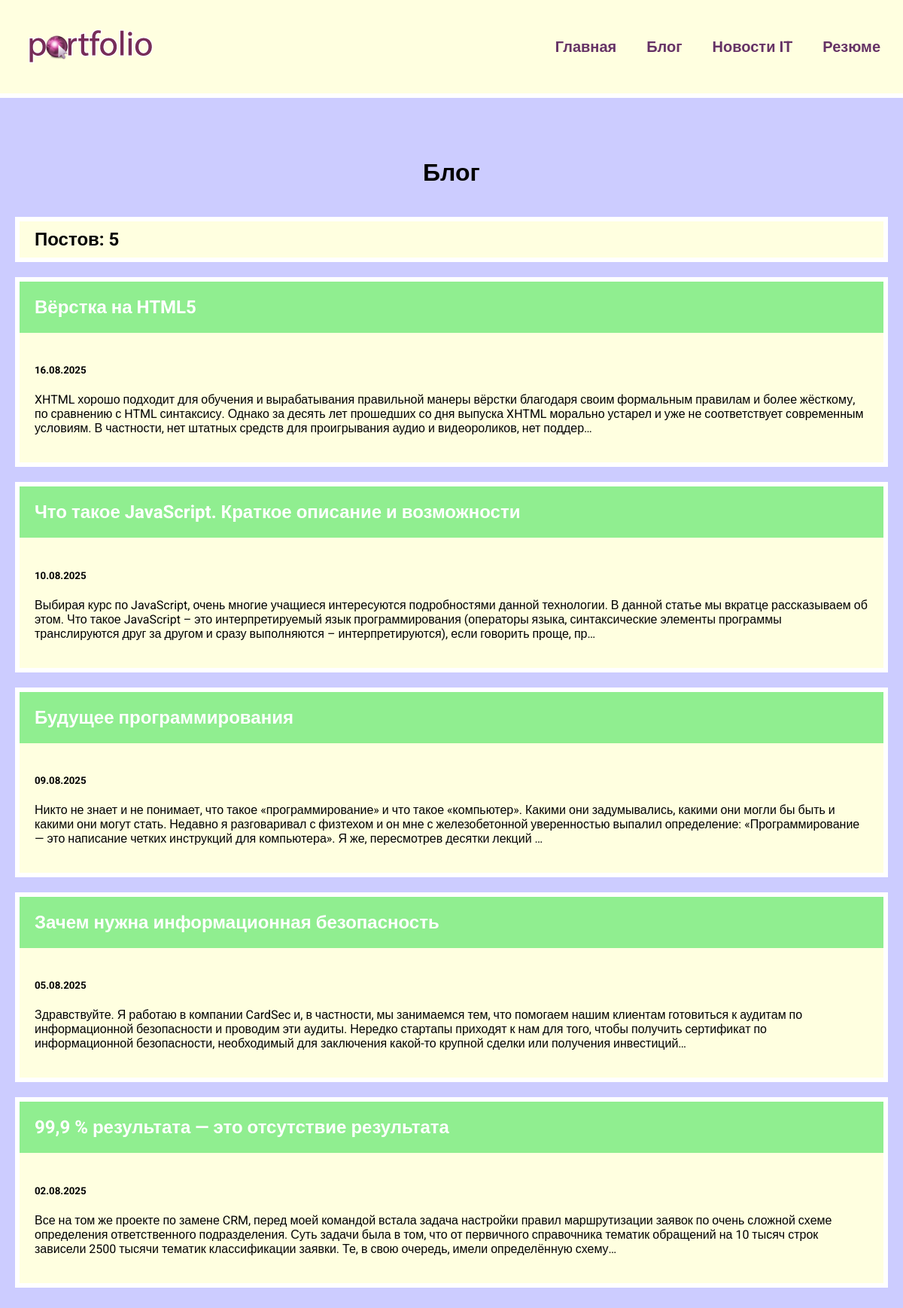
Screenshot of /blog/ with the database file from the repository.
### blog/models.py (models this page shows, shortened)
class Blog(models.Model):
    title = models.CharField(max_length=200)
    description = models.TextField()
    date = models.DateField()

### blog/views.py (the view)
# urls.py: path('', views.blogs, name="blogs"),
def blogs(request):
    blogs = Blog.objects.order_by('-date')
    return render(request, 'blog/blogs.html', {'blogs': blogs})

### blog/templates/blog/blogs.html
{% extends 'skills/base.html' %}
{% block content %}
<h1>Блог</h1>
<h2 class="count">Постов: {{ blogs.count }}</h2>
{% for blog in blogs %}
<div class="element">
    <h2 class="top"><a href="{% url 'detail' blog.id %}">{{ blog.title }}</a></h2>
    <div class="blog_text">
        <h5>{{ blog.date|date:'d.m.Y' }}</h5>
        <p>{{ blog.description|striptags|truncatechars:360 }}</p>
    </div>
</div>
{% endfor %}
{% endblock %}

### skills/static/css/style.css (style rules this page uses)
body { font-family: "Roboto", sans-serif; padding: 0; margin: 0; background: #CCCCFF; }
.element { flex-basis: 360px; }
.element, .count { background: lightyellow; border: 6px solid #FFF; margin: 20px 0; }
.content h1 { text-align: center; margin: 60px 0 40px; }
.top { background: #663366; margin: 0; }
.element h2 { background: lightgreen; margin: 0; }
.top a { color: #FFF; text-decoration: none; padding: 20px; display: block; }
.blog_text { padding: 20px; box-sizing: border-box; }
.count { padding: 10px 20px; box-sizing: border-box; }

### rows the page displays
Blog: title "Вёрстка на HTML5", date "16.08.2025", description "XHTML хорошо подходит для обучения и вырабатывания правильной манеры вёрстки благодаря своим формальным правилам и более жёсткому, по сравнению с HTML синтаксису. Однако за десять лет прошедших со дня выпуска XHTML морально устарел и уже не соответствует современным условиям. В частности, нет штатных средств для проигрывания аудио и видеороликов, нет поддер…"
Blog: title "Что такое JavaScript. Краткое описание и возможности", date "10.08.2025", description "Выбирая курс по JavaScript, очень многие учащиеся интересуются подробностями данной технологии. В данной статье мы вкратце рассказываем об этом. Что такое JavaScript – это интерпретируемый язык программирования (операторы языка, синтаксические элементы программы транслируются друг за другом и сразу выполняются – интерпретируются), если говорить проще, пр…"
Blog: title "Будущее программирования", date "09.08.2025", description "Никто не знает и не понимает, что такое «программирование» и что такое «компьютер». Какими они задумывались, какими они могли бы быть и какими они могут стать. Недавно я разговаривал с физтехом и он мне с железобетонной уверенностью выпалил определение: «Программирование — это написание четких инструкций для компьютера». Я же, пересмотрев десятки лекций …"
Blog: title "Зачем нужна информационная безопасность", date "05.08.2025", description "Здравствуйте. Я работаю в компании CardSec и, в частности, мы занимаемся тем, что помогаем нашим клиентам готовиться к аудитам по информационной безопасности и проводим эти аудиты. Нередко стартапы приходят к нам для того, чтобы получить сертификат по информационной безопасности, необходимый для заключения какой-то крупной сделки или получения инвестиций…"
Blog: title "99,9 % результата — это отсутствие результата", date "02.08.2025", description "Все на том же проекте по замене CRM, перед моей командой встала задача настройки правил маршрутизации заявок по очень сложной схеме определения ответственного подразделения. Суть задачи была в том, что от первичного справочника тематик обращений на 10 тысяч строк зависели 2500 тысячи тематик классификации заявки. Те, в свою очередь, имели определённую схему…"

### other values shown
{{ blogs.count }} "5"
